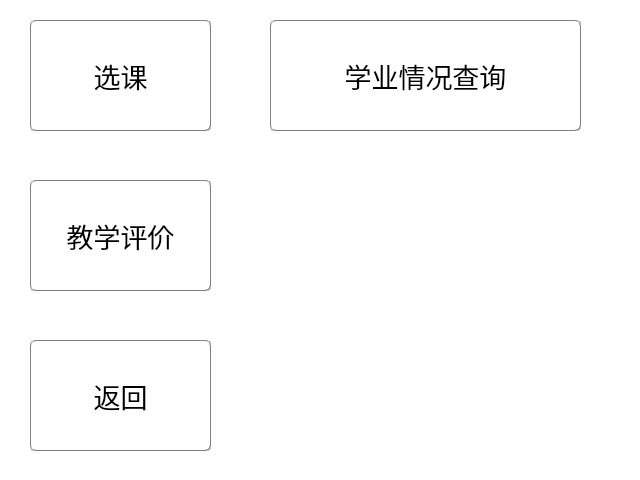
<?xml version="1.0" encoding="UTF-8"?>
<ui version="4.0">
 <class>student</class>
 <widget class="QDialog" name="student">
  <property name="geometry">
   <rect>
    <x>0</x>
    <y>0</y>
    <width>640</width>
    <height>480</height>
   </rect>
  </property>
  <property name="minimumSize">
   <size>
    <width>640</width>
    <height>480</height>
   </size>
  </property>
  <property name="maximumSize">
   <size>
    <width>640</width>
    <height>480</height>
   </size>
  </property>
  <property name="font">
   <font>
    <family>微软雅黑</family>
   </font>
  </property>
  <property name="windowTitle">
   <string>学生用户</string>
  </property>
  <property name="styleSheet">
   <string notr="true">#student{
background-color: rgb(255, 255, 255);
border-image: url(:/image/image/backpage_student.png);
}</string>
  </property>
  <widget class="QPushButton" name="button_course_select">
   <property name="geometry">
    <rect>
     <x>30</x>
     <y>20</y>
     <width>181</width>
     <height>111</height>
    </rect>
   </property>
   <property name="font">
    <font>
     <family>微软雅黑 Light</family>
     <pointsize>20</pointsize>
    </font>
   </property>
   <property name="styleSheet">
    <string notr="true">QPushButton#button_course_select{
border:1px groove gray;
border-radius:5px;
padding:2px 4px;
color: rgb(0, 0, 0);
background-color: rgba(255,255,255, 255);
}

QPushButton#button_course_select:hover{
border:1px groove gray;
border-radius:5px;
padding:2px 4px;
color: rgb(0, 0, 0);
background-color: rgba(240,255,255,255);
}
 
QPushButton#button_course_select:pressed{
border:1px groove gray;
border-radius:5px;
padding:2px 4px;
color: rgb(0, 0, 0);
background-color: rgba(225,255,255, 255);
padding-left:6px;
padding-top:6px;
}</string>
   </property>
   <property name="text">
    <string>选课</string>
   </property>
  </widget>
  <widget class="QPushButton" name="button_score_inquiry">
   <property name="geometry">
    <rect>
     <x>270</x>
     <y>20</y>
     <width>311</width>
     <height>111</height>
    </rect>
   </property>
   <property name="font">
    <font>
     <family>微软雅黑 Light</family>
     <pointsize>20</pointsize>
    </font>
   </property>
   <property name="styleSheet">
    <string notr="true">QPushButton#button_score_inquiry{
border:1px groove gray;
border-radius:5px;
padding:2px 4px;
color: rgb(0, 0, 0);
background-color: rgba(255,255,255, 255);
}

QPushButton#button_score_inquiry:hover{
border:1px groove gray;
border-radius:5px;
padding:2px 4px;
color: rgb(0, 0, 0);
background-color: rgba(240,255,255,255);
}
 
QPushButton#button_score_inquiry:pressed{
border:1px groove gray;
border-radius:5px;
padding:2px 4px;
color: rgb(0, 0, 0);
background-color: rgba(225,255,255, 255);
padding-left:6px;
padding-top:6px;
}</string>
   </property>
   <property name="text">
    <string>学业情况查询</string>
   </property>
  </widget>
  <widget class="QPushButton" name="button_return">
   <property name="geometry">
    <rect>
     <x>30</x>
     <y>340</y>
     <width>181</width>
     <height>111</height>
    </rect>
   </property>
   <property name="font">
    <font>
     <family>微软雅黑 Light</family>
     <pointsize>20</pointsize>
    </font>
   </property>
   <property name="styleSheet">
    <string notr="true">QPushButton#button_return{
border:1px groove gray;
border-radius:5px;
padding:2px 4px;
color: rgb(0, 0, 0);
background-color: rgba(255,255,255, 255);
}

QPushButton#button_return:hover{
border:1px groove gray;
border-radius:5px;
padding:2px 4px;
color: rgb(0, 0, 0);
background-color: rgba(240,255,255,255);
}
 
QPushButton#button_return:pressed{
border:1px groove gray;
border-radius:5px;
padding:2px 4px;;
color: rgb(0, 0, 0);
background-color: rgba(225,255,255, 255);
padding-left:6px;
padding-top:6px;
}</string>
   </property>
   <property name="text">
    <string>返回</string>
   </property>
  </widget>
  <widget class="QPushButton" name="button_judge">
   <property name="geometry">
    <rect>
     <x>30</x>
     <y>180</y>
     <width>181</width>
     <height>111</height>
    </rect>
   </property>
   <property name="font">
    <font>
     <family>微软雅黑 Light</family>
     <pointsize>20</pointsize>
    </font>
   </property>
   <property name="styleSheet">
    <string notr="true">QPushButton#button_judge{
border:1px groove gray;
border-radius:5px;
padding:2px 4px;
color: rgb(0, 0, 0);
background-color: rgba(255,255,255, 255);
}

QPushButton#button_judge:hover{
border:1px groove gray;
border-radius:5px;
padding:2px 4px;
color: rgb(0, 0, 0);
background-color: rgba(240,255,255,255);
}
 
QPushButton#button_judge:pressed{
border:1px groove gray;
border-radius:5px;
padding:2px 4px;
color: rgb(0, 0, 0);
background-color: rgba(225,255,255, 255);
padding-left:6px;
padding-top:6px;
}</string>
   </property>
   <property name="text">
    <string>教学评价</string>
   </property>
  </widget>
 </widget>
 <resources/>
 <connections/>
</ui>
